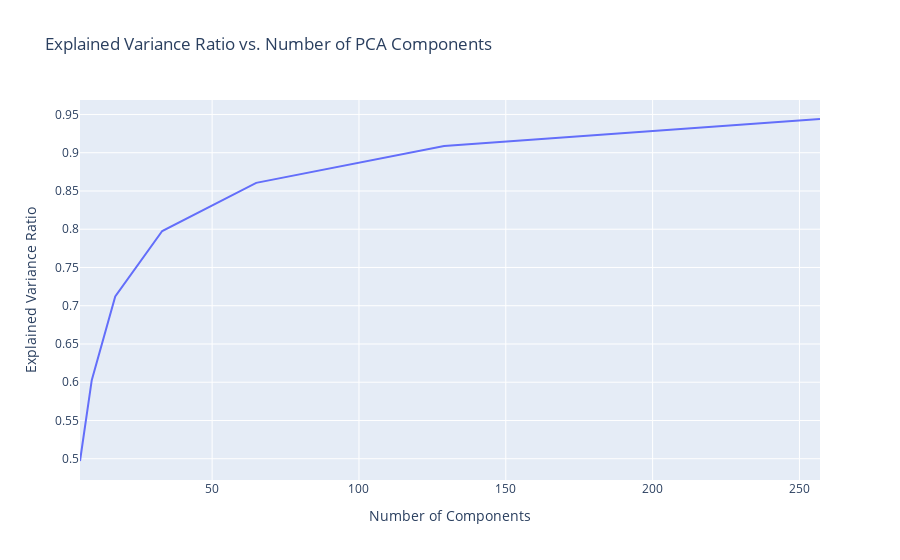

Source (notebook cell):
### Code cell
# Plot Explained Variance Ratio
fig_variance = px.line(
    df_variance, 
    x='Number of Components', 
    y='Explained Variance Ratio', 
    title='Explained Variance Ratio vs. Number of PCA Components',
    labels={'Explained Variance Ratio': 'Explained Variance Ratio'}
)

fig_variance.show()

### Figure 1 — Plotly figure (JSON) as saved in the notebook; plotly's stock layout.template omitted (floating-point values rounded to 4 significant figures)
{"data": [{"hovertemplate": "Number of Components=%{x}<br>Explained Variance Ratio=%{y}<extra></extra>", "legendgroup": "", "line": {"color": "#636efa", "dash": "solid"}, "marker": {"symbol": "circle"}, "mode": "lines", "name": "", "orientation": "v", "showlegend": false, "type": "scatter", "x": [5, 9, 17, 33, 65, 129, 257], "xaxis": "x", "y": [0.497, 0.6026, 0.712, 0.7976, 0.8606, 0.9088, 0.9441], "yaxis": "y"}], "layout": {"legend": {"tracegroupgap": 0}, "title": {"text": "Explained Variance Ratio vs. Number of PCA Components"}, "xaxis": {"anchor": "y", "domain": [0, 1], "title": {"text": "Number of Components"}}, "yaxis": {"anchor": "x", "domain": [0, 1], "title": {"text": "Explained Variance Ratio"}}}}
